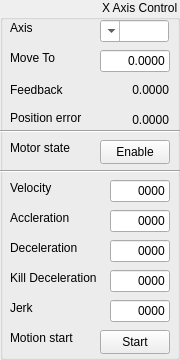
   <widget class="QGroupBox" name="groupBox_2">
    <property name="geometry">
     <rect>
      <x>10</x>
      <y>50</y>
      <width>180</width>
      <height>360</height>
     </rect>
    </property>
    <property name="layoutDirection">
     <enum>Qt::LayoutDirection::RightToLeft</enum>
    </property>
    <property name="title">
     <string>X Axis Control</string>
    </property>
    <widget class="QLabel" name="label">
     <property name="geometry">
      <rect>
       <x>10</x>
       <y>20</y>
       <width>22</width>
       <height>16</height>
      </rect>
     </property>
     <property name="text">
      <string>Axis</string>
     </property>
    </widget>
    <widget class="QComboBox" name="select_axis_x_combo_box">
     <property name="geometry">
      <rect>
       <x>100</x>
       <y>20</y>
       <width>69</width>
       <height>22</height>
      </rect>
     </property>
     <property name="layoutDirection">
      <enum>Qt::LayoutDirection::RightToLeft</enum>
     </property>
     <property name="editable">
      <bool>true</bool>
     </property>
     <property name="currentText">
      <string/>
     </property>
     <item>
      <property name="text">
       <string/>
      </property>
     </item>
     <item>
      <property name="text">
       <string>0</string>
      </property>
     </item>
     <item>
      <property name="text">
       <string>1</string>
      </property>
     </item>
     <item>
      <property name="text">
       <string>2</string>
      </property>
     </item>
     <item>
      <property name="text">
       <string>3</string>
      </property>
     </item>
     <item>
      <property name="text">
       <string>4</string>
      </property>
     </item>
     <item>
      <property name="text">
       <string>5</string>
      </property>
     </item>
     <item>
      <property name="text">
       <string>6</string>
      </property>
     </item>
    </widget>
    <widget class="QPushButton" name="axis_x_enable_button">
     <property name="geometry">
      <rect>
       <x>100</x>
       <y>140</y>
       <width>70</width>
       <height>24</height>
      </rect>
     </property>
     <property name="layoutDirection">
      <enum>Qt::LayoutDirection::RightToLeft</enum>
     </property>
     <property name="text">
      <string>Enable</string>
     </property>
    </widget>
    <widget class="QLabel" name="label_2">
     <property name="geometry">
      <rect>
       <x>10</x>
       <y>80</y>
       <width>60</width>
       <height>20</height>
      </rect>
     </property>
     <property name="text">
      <string>Feedback</string>
     </property>
    </widget>
    <widget class="QLabel" name="label_4">
     <property name="geometry">
      <rect>
       <x>10</x>
       <y>50</y>
       <width>100</width>
       <height>16</height>
      </rect>
     </property>
     <property name="text">
      <string>Move To</string>
     </property>
    </widget>
    <widget class="QLineEdit" name="axis_x_set_position_line_edit">
     <property name="geometry">
      <rect>
       <x>100</x>
       <y>50</y>
       <width>70</width>
       <height>22</height>
      </rect>
     </property>
     <property name="layoutDirection">
      <enum>Qt::LayoutDirection::RightToLeft</enum>
     </property>
     <property name="text">
      <string>0.0000</string>
     </property>
     <property name="alignment">
      <set>Qt::AlignmentFlag::AlignRight|Qt::AlignmentFlag::AlignTrailing|Qt::AlignmentFlag::AlignVCenter</set>
     </property>
    </widget>
    <widget class="Line" name="line">
     <property name="geometry">
      <rect>
       <x>0</x>
       <y>170</y>
       <width>180</width>
       <height>3</height>
      </rect>
     </property>
     <property name="orientation">
      <enum>Qt::Orientation::Horizontal</enum>
     </property>
    </widget>
    <widget class="QLabel" name="label_5">
     <property name="geometry">
      <rect>
       <x>10</x>
       <y>110</y>
       <width>80</width>
       <height>16</height>
      </rect>
     </property>
     <property name="text">
      <string>Position error</string>
     </property>
    </widget>
    <widget class="QLabel" name="axis_x_position_error">
     <property name="geometry">
      <rect>
       <x>98</x>
       <y>110</y>
       <width>71</width>
       <height>20</height>
      </rect>
     </property>
     <property name="layoutDirection">
      <enum>Qt::LayoutDirection::RightToLeft</enum>
     </property>
     <property name="text">
      <string>0.0000</string>
     </property>
     <property name="alignment">
      <set>Qt::AlignmentFlag::AlignRight|Qt::AlignmentFlag::AlignTrailing|Qt::AlignmentFlag::AlignVCenter</set>
     </property>
    </widget>
    <widget class="Line" name="line_2">
     <property name="geometry">
      <rect>
       <x>0</x>
       <y>130</y>
       <width>180</width>
       <height>3</height>
      </rect>
     </property>
     <property name="lineWidth">
      <number>1</number>
     </property>
     <property name="orientation">
      <enum>Qt::Orientation::Horizontal</enum>
     </property>
    </widget>
    <widget class="QLabel" name="axis_x_fpos_lable">
     <property name="geometry">
      <rect>
       <x>98</x>
       <y>80</y>
       <width>71</width>
       <height>20</height>
      </rect>
     </property>
     <property name="layoutDirection">
      <enum>Qt::LayoutDirection::RightToLeft</enum>
     </property>
     <property name="text">
      <string>0.0000</string>
     </property>
     <property name="alignment">
      <set>Qt::AlignmentFlag::AlignRight|Qt::AlignmentFlag::AlignTrailing|Qt::AlignmentFlag::AlignVCenter</set>
     </property>
    </widget>
    <widget class="QLabel" name="label_8">
     <property name="geometry">
      <rect>
       <x>10</x>
       <y>180</y>
       <width>49</width>
       <height>16</height>
      </rect>
     </property>
     <property name="text">
      <string>Velocity</string>
     </property>
    </widget>
    <widget class="QLabel" name="label_9">
     <property name="geometry">
      <rect>
       <x>10</x>
       <y>210</y>
       <width>70</width>
       <height>16</height>
      </rect>
     </property>
     <property name="text">
      <string>Accleration</string>
     </property>
    </widget>
    <widget class="QLabel" name="label_10">
     <property name="geometry">
      <rect>
       <x>10</x>
       <y>240</y>
       <width>80</width>
       <height>16</height>
      </rect>
     </property>
     <property name="text">
      <string>Deceleration</string>
     </property>
    </widget>
    <widget class="QLineEdit" name="axis_x_velocity_line_edit">
     <property name="geometry">
      <rect>
       <x>110</x>
       <y>180</y>
       <width>60</width>
       <height>22</height>
      </rect>
     </property>
     <property name="layoutDirection">
      <enum>Qt::LayoutDirection::RightToLeft</enum>
     </property>
     <property name="text">
      <string>0000</string>
     </property>
     <property name="alignment">
      <set>Qt::AlignmentFlag::AlignRight|Qt::AlignmentFlag::AlignTrailing|Qt::AlignmentFlag::AlignVCenter</set>
     </property>
    </widget>
    <widget class="QLineEdit" name="axis_x_acceleration_line_edit">
     <property name="geometry">
      <rect>
       <x>110</x>
       <y>210</y>
       <width>60</width>
       <height>22</height>
      </rect>
     </property>
     <property name="layoutDirection">
      <enum>Qt::LayoutDirection::RightToLeft</enum>
     </property>
     <property name="text">
      <string>0000</string>
     </property>
     <property name="alignment">
      <set>Qt::AlignmentFlag::AlignRight|Qt::AlignmentFlag::AlignTrailing|Qt::AlignmentFlag::AlignVCenter</set>
     </property>
    </widget>
    <widget class="QLineEdit" name="axis_x_deceleration_line_edit">
     <property name="geometry">
      <rect>
       <x>110</x>
       <y>240</y>
       <width>60</width>
       <height>22</height>
      </rect>
     </property>
     <property name="layoutDirection">
      <enum>Qt::LayoutDirection::RightToLeft</enum>
     </property>
     <property name="text">
      <string>0000</string>
     </property>
     <property name="alignment">
      <set>Qt::AlignmentFlag::AlignRight|Qt::AlignmentFlag::AlignTrailing|Qt::AlignmentFlag::AlignVCenter</set>
     </property>
    </widget>
    <widget class="QLabel" name="label_11">
     <property name="geometry">
      <rect>
       <x>10</x>
       <y>270</y>
       <width>90</width>
       <height>16</height>
      </rect>
     </property>
     <property name="text">
      <string>Kill Deceleration</string>
     </property>
    </widget>
    <widget class="QLabel" name="label_12">
     <property name="geometry">
      <rect>
       <x>10</x>
       <y>300</y>
       <width>30</width>
       <height>16</height>
      </rect>
     </property>
     <property name="text">
      <string>Jerk</string>
     </property>
    </widget>
    <widget class="QLineEdit" name="axis_x_kill_deceleration_line_edit">
     <property name="geometry">
      <rect>
       <x>110</x>
       <y>270</y>
       <width>60</width>
       <height>22</height>
      </rect>
     </property>
     <property name="layoutDirection">
      <enum>Qt::LayoutDirection::RightToLeft</enum>
     </property>
     <property name="text">
      <string>0000</string>
     </property>
     <property name="alignment">
      <set>Qt::AlignmentFlag::AlignRight|Qt::AlignmentFlag::AlignTrailing|Qt::AlignmentFlag::AlignVCenter</set>
     </property>
    </widget>
    <widget class="QLineEdit" name="axis_x_jerk_line_edit">
     <property name="geometry">
      <rect>
       <x>110</x>
       <y>300</y>
       <width>60</width>
       <height>22</height>
      </rect>
     </property>
     <property name="layoutDirection">
      <enum>Qt::LayoutDirection::RightToLeft</enum>
     </property>
     <property name="text">
      <string>0000</string>
     </property>
     <property name="alignment">
      <set>Qt::AlignmentFlag::AlignRight|Qt::AlignmentFlag::AlignTrailing|Qt::AlignmentFlag::AlignVCenter</set>
     </property>
    </widget>
    <widget class="QPushButton" name="axis_x_motion_start_button">
     <property name="geometry">
      <rect>
       <x>100</x>
       <y>330</y>
       <width>70</width>
       <height>24</height>
      </rect>
     </property>
     <property name="text">
      <string>Start</string>
     </property>
    </widget>
    <widget class="QLabel" name="label_23">
     <property name="geometry">
      <rect>
       <x>10</x>
       <y>330</y>
       <width>70</width>
       <height>16</height>
      </rect>
     </property>
     <property name="text">
      <string>Motion start</string>
     </property>
    </widget>
    <widget class="QLabel" name="label_6">
     <property name="geometry">
      <rect>
       <x>10</x>
       <y>140</y>
       <width>81</width>
       <height>16</height>
      </rect>
     </property>
     <property name="text">
      <string>Motor state</string>
     </property>
    </widget>
   </widget>
